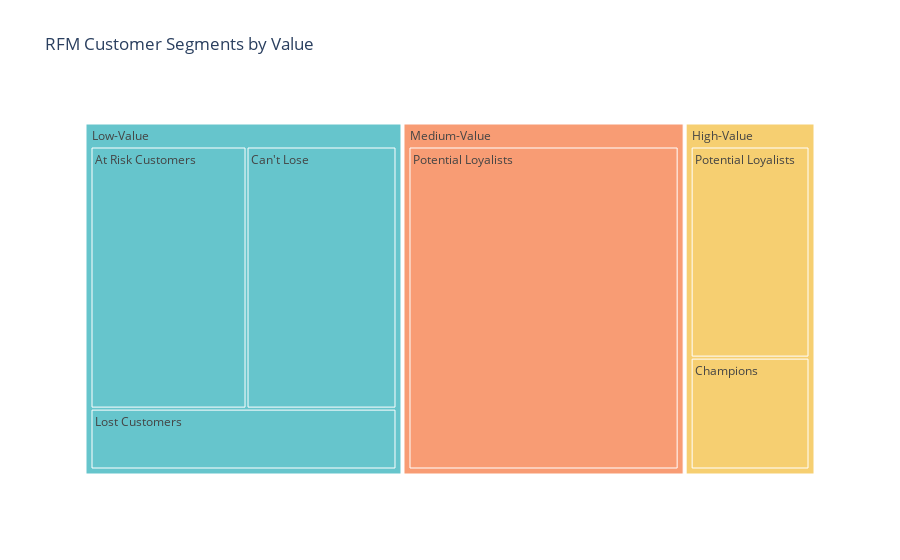

Notebook code for this chart:
### Code cell
# RFM analysis

segment_product_counts = data.groupby(['Value_Segment', 'RFM Customer Segments']).size().reset_index(name='Count')

segment_product_counts = segment_product_counts.sort_values('Count', ascending= False)

fig_treemap_segment_product = px.treemap(segment_product_counts, path=['Value_Segment', 'RFM Customer Segments'], values='Count', color='Value_Segment', color_discrete_sequence=px.colors.qualitative.Pastel, title='RFM Customer Segments by Value')

fig_treemap_segment_product.show()

### Figure 1 — Plotly figure (JSON) as saved in the notebook; plotly's stock layout.template omitted (floating-point values rounded to 4 significant figures)
{"data": [{"branchvalues": "total", "customdata": [["Low-Value"], ["High-Value"], ["Low-Value"], ["Medium-Value"], ["High-Value"], ["Medium-Value"], ["High-Value"], ["Medium-Value"], ["Low-Value"], ["Medium-Value"], ["Low-Value"], ["High-Value"], ["Low-Value"], ["Medium-Value"], ["High-Value"], ["Low-Value"], ["Medium-Value"], ["High-Value"]], "domain": {"x": [0, 1], "y": [0, 1]}, "hovertemplate": "labels=%{label}<br>Count=%{value}<br>parent=%{parent}<br>id=%{id}<br>Value_Segment=%{customdata[0]}<extra></extra>", "ids": ["Low-Value/Can't Lose", "High-Value/Can't Lose", "Low-Value/Potential Loyalists", "Medium-Value/Potential Loyalists", "High-Value/Potential Loyalists", "Medium-Value/At Risk Customers", "High-Value/At Risk Customers", "Medium-Value/Can't Lose", "Low-Value/Champions", "Medium-Value/Champions", "Low-Value/At Risk Customers", "High-Value/Champions", "Low-Value/Lost Customers", "Medium-Value/Lost Customers", "High-Value/Lost Customers", "Low-Value", "Medium-Value", "High-Value"], "labels": ["Can't Lose", "Can't Lose", "Potential Loyalists", "Potential Loyalists", "Potential Loyalists", "At Risk Customers", "At Risk Customers", "Can't Lose", "Champions", "Champions", "At Risk Customers", "Champions", "Lost Customers", "Lost Customers", "Lost Customers", "Low-Value", "Medium-Value", "High-Value"], "marker": {"colors": ["rgb(102, 197, 204)", "rgb(246, 207, 113)", "rgb(102, 197, 204)", "rgb(248, 156, 116)", "rgb(246, 207, 113)", "rgb(248, 156, 116)", "rgb(246, 207, 113)", "rgb(248, 156, 116)", "rgb(102, 197, 204)", "rgb(248, 156, 116)", "rgb(102, 197, 204)", "rgb(246, 207, 113)", "rgb(102, 197, 204)", "rgb(248, 156, 116)", "rgb(246, 207, 113)", "rgb(102, 197, 204)", "rgb(248, 156, 116)", "rgb(246, 207, 113)"]}, "name": "", "parents": ["Low-Value", "High-Value", "Low-Value", "Medium-Value", "High-Value", "Medium-Value", "High-Value", "Medium-Value", "Low-Value", "Medium-Value", "Low-Value", "High-Value", "Low-Value", "Medium-Value", "High-Value", "", "", ""], "type": "treemap", "values": [173, 0, 0, 386, 117, 0, 0, 0, 0, 0, 180, 62, 82, 0, 0, 435, 386, 179]}], "layout": {"legend": {"tracegroupgap": 0}, "title": {"text": "RFM Customer Segments by Value"}, "treemapcolorway": ["rgb(102, 197, 204)", "rgb(246, 207, 113)", "rgb(248, 156, 116)", "rgb(220, 176, 242)", "rgb(135, 197, 95)", "rgb(158, 185, 243)", "rgb(254, 136, 177)", "rgb(201, 219, 116)", "rgb(139, 224, 164)", "rgb(180, 151, 231)", "rgb(179, 179, 179)"]}}
